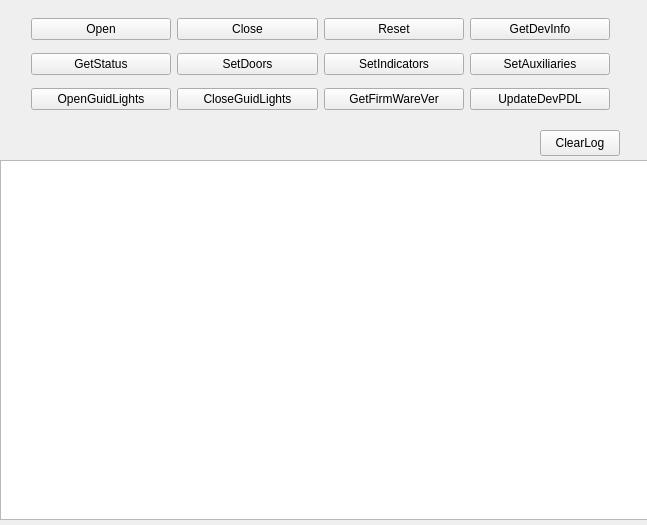
<?xml version="1.0" encoding="UTF-8"?>
<ui version="4.0">
 <class>CDevSIUTest</class>
 <widget class="QWidget" name="CDevSIUTest">
  <property name="geometry">
   <rect>
    <x>0</x>
    <y>0</y>
    <width>647</width>
    <height>525</height>
   </rect>
  </property>
  <property name="windowTitle">
   <string>CDevSIUTest</string>
  </property>
  <widget class="QWidget" name="gridLayoutWidget">
   <property name="geometry">
    <rect>
     <x>20</x>
     <y>0</y>
     <width>601</width>
     <height>131</height>
    </rect>
   </property>
   <layout class="QGridLayout" name="gridLayout">
    <item row="0" column="2">
     <widget class="QPushButton" name="pbt_Reset">
      <property name="text">
       <string>Reset</string>
      </property>
     </widget>
    </item>
    <item row="0" column="1">
     <widget class="QPushButton" name="pbt_Close">
      <property name="text">
       <string>Close</string>
      </property>
     </widget>
    </item>
    <item row="1" column="3">
     <widget class="QPushButton" name="pbt_SetAuxiliaries">
      <property name="text">
       <string>SetAuxiliaries</string>
      </property>
     </widget>
    </item>
    <item row="1" column="2">
     <widget class="QPushButton" name="pbt_SetIndicators">
      <property name="text">
       <string>SetIndicators</string>
      </property>
     </widget>
    </item>
    <item row="0" column="0">
     <widget class="QPushButton" name="pbt_Open">
      <property name="maximumSize">
       <size>
        <width>649</width>
        <height>16777215</height>
       </size>
      </property>
      <property name="text">
       <string>Open</string>
      </property>
     </widget>
    </item>
    <item row="0" column="3">
     <widget class="QPushButton" name="pbt_GetDevInfo">
      <property name="text">
       <string>GetDevInfo</string>
      </property>
     </widget>
    </item>
    <item row="1" column="1">
     <widget class="QPushButton" name="pbt_SetDoors">
      <property name="text">
       <string>SetDoors</string>
      </property>
     </widget>
    </item>
    <item row="1" column="0">
     <widget class="QPushButton" name="pbt_GetStatus">
      <property name="text">
       <string>GetStatus</string>
      </property>
     </widget>
    </item>
    <item row="2" column="0">
     <widget class="QPushButton" name="pbt_SetGuidLights">
      <property name="text">
       <string>OpenGuidLights</string>
      </property>
     </widget>
    </item>
    <item row="2" column="3">
     <widget class="QPushButton" name="pbt_UpdateDevPDL">
      <property name="text">
       <string>UpdateDevPDL</string>
      </property>
     </widget>
    </item>
    <item row="2" column="2">
     <widget class="QPushButton" name="pbt_GetFirmWareVer">
      <property name="text">
       <string>GetFirmWareVer</string>
      </property>
     </widget>
    </item>
    <item row="2" column="1">
     <widget class="QPushButton" name="pbt_SetGuidLights_Close">
      <property name="text">
       <string>CloseGuidLights</string>
      </property>
     </widget>
    </item>
   </layout>
  </widget>
  <widget class="QListWidget" name="listWidget">
   <property name="geometry">
    <rect>
     <x>0</x>
     <y>160</y>
     <width>650</width>
     <height>360</height>
    </rect>
   </property>
  </widget>
  <widget class="QPushButton" name="pbtClearLog">
   <property name="geometry">
    <rect>
     <x>540</x>
     <y>130</y>
     <width>80</width>
     <height>26</height>
    </rect>
   </property>
   <property name="text">
    <string>ClearLog</string>
   </property>
  </widget>
 </widget>
 <layoutdefault spacing="6" margin="11"/>
 <resources/>
 <connections/>
</ui>
